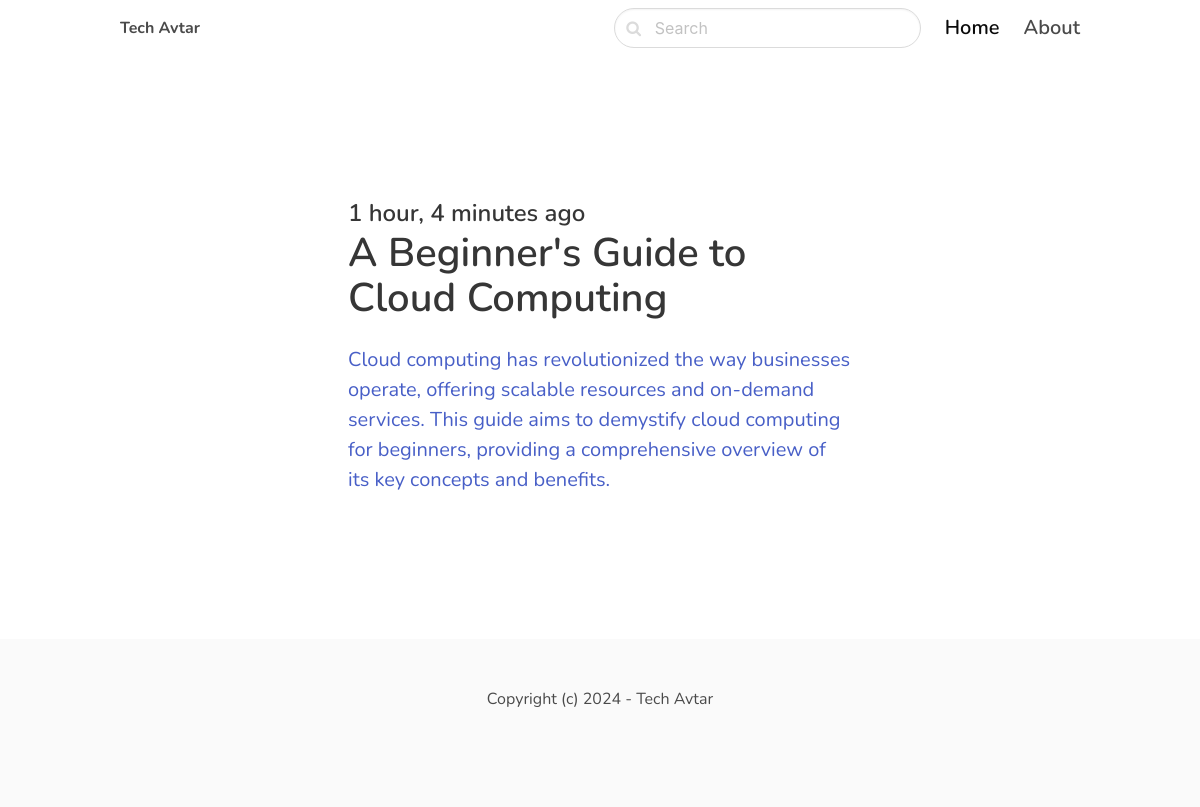
Screenshot of /cloud-computing/ with the database file from the repository.
### blog/models.py (models this page shows, shortened)
class Post(models.Model):
    ACTIVE = 'active'
    DRAFT = 'draft'
    CHOICES_STATUS = (
        (ACTIVE, 'Active'),
        (DRAFT, 'Draft')
    )
    category = models.ForeignKey(Category, related_name='posts', on_delete=models.CASCADE)
    title=models.CharField(max_length=255)
    slug=models.SlugField()
    intro = models.TextField()
    body= models.TextField()
    created_at = models.DateTimeField(auto_now_add=True)
    status = models.CharField(max_length=10, choices=CHOICES_STATUS, default=ACTIVE)
    image = models.ImageField(upload_to='uploads/', blank=True, null=True)
    class Meta:
        ordering = ('-created_at',)

### blog/views.py (the view)
# urls.py: path('<slug:slug>/', views.category, name='category_detail')
def category(request, slug):
    category = get_object_or_404(Category,slug=slug)
    posts =  category.posts.filter(status=Post.ACTIVE)
    return render(request, 'blog/category.html', {'category': category, 'posts':posts})

### blog/templates/blog/category.html (shortened to what this page needs)
{% extends 'core/base.html' %}
{% block content %}
    <section class="hero">
        <div class="hero-body">
            <div class="container">
                <section class="section">
                    <div class="columns">
                        <div class="column is-8 is-offset-2">
                            {% for post in posts %}
                                <div class="content is-medium">
                                    <a href="{% url 'post_detail' post.category.slug post.slug %}">
                                    <h2 class="subtitle is-4">{{ post.created_at|timesince }} ago</h2>
                                    <h1 class="title">{{post.title}}</h1>
                                    <p>{{ post.intro }}</p>
                                    </a>
                                </div>
                            {% empty %}
                                <div class="content">
                                    <p>There is no posts in this category.....</p>
                                </div>
                            {% endfor %}
                        </div>
                    </div>
                </section>
            </div>
        </div>
    </section>
{% endblock%}

### core/templates/core/base.html (style rules this page uses)
body { font-family: 'Nunito', sans-serif; }

### rows the page displays
Post: created_at "1 hour, 4 minutes", title "A Beginner's Guide to Cloud Computing", intro "Cloud computing has revolutionized the way businesses operate, offering scalable resources and on-demand services. This guide aims to demystify cloud computing for beginners, providing a comprehensive overview of its key concepts and benefits."
